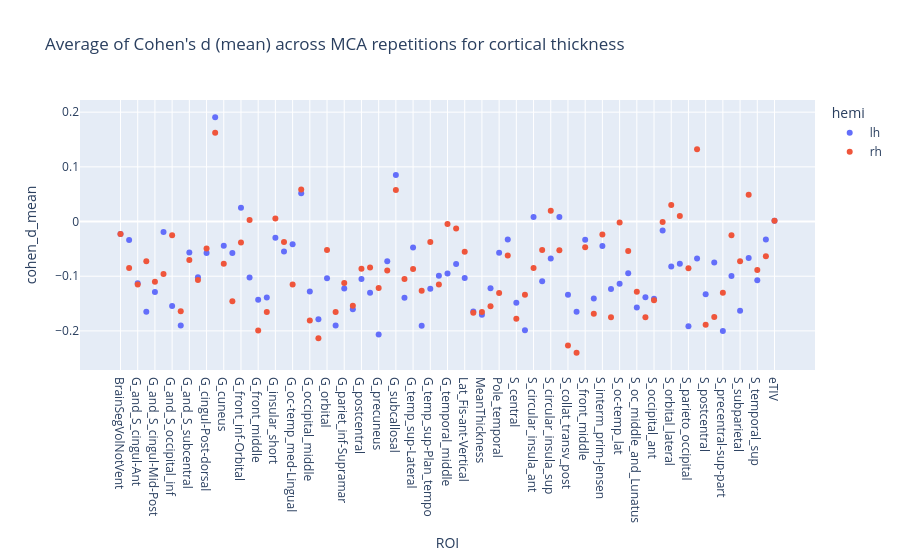

Notebook cell for this chart:
### Markdown cell above
#### Average of Cohen's d among MCA repetitions

### Code cell
mean_cohen_d = (
    cohen_d_thickness.groupby(["hemi", "ROI"])["cohen_d_mean"].mean().reset_index()
)
fig = px.scatter(
    mean_cohen_d,
    x="ROI",
    y="cohen_d_mean",
    color="hemi",
    hover_data=["cohen_d_mean"],
    title="Average of Cohen's d (mean) across MCA repetitions for cortical thickness",
).update_traces(orientation="h")
print_figure(fig, filename="figures/mean_cohen_d_mean_thickness.png")

### Figure 1 — Plotly figure (JSON) as saved in the notebook; plotly's stock layout.template omitted (floating-point values rounded to 4 significant figures)
{"data": [{"hovertemplate": "hemi=lh<br>ROI=%{x}<br>cohen_d_mean=%{y}<extra></extra>", "legendgroup": "lh", "marker": {"color": "#636efa", "symbol": "circle"}, "mode": "markers", "name": "lh", "orientation": "h", "showlegend": true, "type": "scatter", "x": ["BrainSegVolNotVent", "G_Ins_lg_and_S_cent_ins", "G_and_S_cingul-Ant", "G_and_S_cingul-Mid-Ant", "G_and_S_cingul-Mid-Post", "G_and_S_frontomargin", "G_and_S_occipital_inf", "G_and_S_paracentral", "G_and_S_subcentral", "G_and_S_transv_frontopol", "G_cingul-Post-dorsal", "G_cingul-Post-ventral", "G_cuneus", "G_front_inf-Opercular", "G_front_inf-Orbital", "G_front_inf-Triangul", "G_front_middle", "G_front_sup", "G_insular_short", "G_oc-temp_lat-fusifor", "G_oc-temp_med-Lingual", "G_oc-temp_med-Parahip", "G_occipital_middle", "G_occipital_sup", "G_orbital", "G_pariet_inf-Angular", "G_pariet_inf-Supramar", "G_parietal_sup", "G_postcentral", "G_precentral", "G_precuneus", "G_rectus", "G_subcallosal", "G_temp_sup-G_T_transv", "G_temp_sup-Lateral", "G_temp_sup-Plan_polar", "G_temp_sup-Plan_tempo", "G_temporal_inf", "G_temporal_middle", "Lat_Fis-ant-Horizont", "Lat_Fis-ant-Vertical", "Lat_Fis-post", "MeanThickness", "Pole_occipital", "Pole_temporal", "S_calcarine", "S_central", "S_cingul-Marginalis", "S_circular_insula_ant", "S_circular_insula_inf", "S_circular_insula_sup", "S_collat_transv_ant", "S_collat_transv_post", "S_front_inf", "S_front_middle", "S_front_sup", "S_interm_prim-Jensen", "S_intrapariet_and_P_trans", "S_oc-temp_lat", "S_oc-temp_med_and_Lingual", "S_oc_middle_and_Lunatus", "S_oc_sup_and_transversal", "S_occipital_ant", "S_orbital-H_Shaped", "S_orbital_lateral", "S_orbital_med-olfact", "S_parieto_occipital", "S_pericallosal", "S_postcentral", "S_precentral-inf-part", "S_precentral-sup-part", "S_suborbital", "S_subparietal", "S_temporal_inf", "S_temporal_sup", "S_temporal_transverse", "eTIV"], "xaxis": "x", "y": [-0.02271, -0.03381, -0.113, -0.1651, -0.129, -0.01926, -0.1544, -0.1899, -0.05653, -0.102, -0.05777, 0.1907, -0.04426, -0.05746, 0.02531, -0.1022, -0.1432, -0.1388, -0.02962, -0.05502, -0.04144, 0.05182, -0.1278, -0.1786, -0.1039, -0.19, -0.1225, -0.1604, -0.105, -0.13, -0.2066, -0.0725, 0.08489, -0.1393, -0.04743, -0.1907, -0.1231, -0.09923, -0.09496, -0.07761, -0.1033, -0.1644, -0.1705, -0.1218, -0.05724, -0.03305, -0.1484, -0.199, 0.008271, -0.1093, -0.06739, 0.008339, -0.1337, -0.1651, -0.03349, -0.1406, -0.04487, -0.1235, -0.114, -0.09442, -0.1574, -0.1384, -0.141, -0.01657, -0.08204, -0.07704, -0.1916, -0.0678, -0.1328, -0.07478, -0.2002, -0.09968, -0.1632, -0.06652, -0.1074, -0.03288, 0.001421], "yaxis": "y"}, {"hovertemplate": "hemi=rh<br>ROI=%{x}<br>cohen_d_mean=%{y}<extra></extra>", "legendgroup": "rh", "marker": {"color": "#EF553B", "symbol": "circle"}, "mode": "markers", "name": "rh", "orientation": "h", "showlegend": true, "type": "scatter", "x": ["BrainSegVolNotVent", "G_Ins_lg_and_S_cent_ins", "G_and_S_cingul-Ant", "G_and_S_cingul-Mid-Ant", "G_and_S_cingul-Mid-Post", "G_and_S_frontomargin", "G_and_S_occipital_inf", "G_and_S_paracentral", "G_and_S_subcentral", "G_and_S_transv_frontopol", "G_cingul-Post-dorsal", "G_cingul-Post-ventral", "G_cuneus", "G_front_inf-Opercular", "G_front_inf-Orbital", "G_front_inf-Triangul", "G_front_middle", "G_front_sup", "G_insular_short", "G_oc-temp_lat-fusifor", "G_oc-temp_med-Lingual", "G_oc-temp_med-Parahip", "G_occipital_middle", "G_occipital_sup", "G_orbital", "G_pariet_inf-Angular", "G_pariet_inf-Supramar", "G_parietal_sup", "G_postcentral", "G_precentral", "G_precuneus", "G_rectus", "G_subcallosal", "G_temp_sup-G_T_transv", "G_temp_sup-Lateral", "G_temp_sup-Plan_polar", "G_temp_sup-Plan_tempo", "G_temporal_inf", "G_temporal_middle", "Lat_Fis-ant-Horizont", "Lat_Fis-ant-Vertical", "Lat_Fis-post", "MeanThickness", "Pole_occipital", "Pole_temporal", "S_calcarine", "S_central", "S_cingul-Marginalis", "S_circular_insula_ant", "S_circular_insula_inf", "S_circular_insula_sup", "S_collat_transv_ant", "S_collat_transv_post", "S_front_inf", "S_front_middle", "S_front_sup", "S_interm_prim-Jensen", "S_intrapariet_and_P_trans", "S_oc-temp_lat", "S_oc-temp_med_and_Lingual", "S_oc_middle_and_Lunatus", "S_oc_sup_and_transversal", "S_occipital_ant", "S_orbital-H_Shaped", "S_orbital_lateral", "S_orbital_med-olfact", "S_parieto_occipital", "S_pericallosal", "S_postcentral", "S_precentral-inf-part", "S_precentral-sup-part", "S_suborbital", "S_subparietal", "S_temporal_inf", "S_temporal_sup", "S_temporal_transverse", "eTIV"], "xaxis": "x", "y": [-0.02271, -0.08511, -0.115, -0.07256, -0.11, -0.09581, -0.02491, -0.1639, -0.0704, -0.1071, -0.0492, 0.1624, -0.07726, -0.1456, -0.03837, 0.002646, -0.1993, -0.1654, 0.005496, -0.03758, -0.1152, 0.05854, -0.1808, -0.2133, -0.052, -0.1653, -0.1125, -0.1541, -0.08654, -0.08417, -0.1216, -0.08973, 0.05783, -0.1051, -0.0869, -0.1264, -0.03741, -0.1152, -0.004474, -0.01273, -0.05508, -0.167, -0.1655, -0.1548, -0.1308, -0.06214, -0.1776, -0.1337, -0.08507, -0.05193, 0.01966, -0.05274, -0.2268, -0.24, -0.04697, -0.1688, -0.02382, -0.1752, -0.001703, -0.05386, -0.1286, -0.1751, -0.1438, -0.0006233, 0.03013, 0.01017, -0.08523, 0.1321, -0.1886, -0.1745, -0.1304, -0.02509, -0.07257, 0.04895, -0.08858, -0.0633, 0.001421], "yaxis": "y"}], "layout": {"legend": {"title": {"text": "hemi"}, "tracegroupgap": 0}, "title": {"text": "Average of Cohen's d (mean) across MCA repetitions for cortical thickness"}, "xaxis": {"anchor": "y", "domain": [0, 1], "title": {"text": "ROI"}}, "yaxis": {"anchor": "x", "domain": [0, 1], "title": {"text": "cohen_d_mean"}}}}
